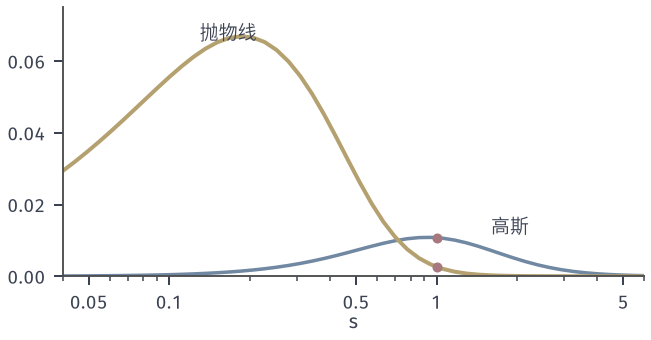

This chart was generated by the following Python code:
"""HSIC with Gaussian kernels of common bandwidth s on both coordinates, as a function of s (log scale):
standard bivariate Gaussian rho = 0.5 (blue, closed form), continuous parabola X ~ Unif(-1,1), Y = X^2 (yellow, quadrature 1000 nodes).
Red dots at s = 1: 0.0108 and 0.0026; the two curves cross between s = 0.5 and s = 1."""
from pathlib import Path
import sys, math
HERE = Path(__file__).resolve().parent
sys.path.insert(0, str(HERE.parent/"dep-common"))
from common import *

S = np.logspace(math.log10(.04), math.log10(6), 50)
g = np.array([gauss_hsic(.5, s) for s in S])
p = np.array([parabola_hsic(0, s, s, 1000) for s in S])
fig, ax = figure(width_mm=92, height_mm=48)
ax.plot(S, g, color=BLUE, lw=1.4)
ax.plot(S, p, color=YELLOW, lw=1.6)
ax.plot([1, 1], [gauss_hsic(.5, 1), parabola_hsic(0, 1, 1, 1000)], 'o', color=RED, ms=3, ls='none')
ax.set_xscale('log'); ax.set_xlim(S[0], S[-1]); ax.set_ylim(0, .075)
ax.set_xticks([.05, .1, .5, 1, 5]); ax.set_xticklabels(['0.05', '0.1', '0.5', '1', '5'])
ax.set_xlabel('$s$', labelpad=0)
ax.text(.13, .066, '抛物线', fontsize=7.5); ax.text(1.6, .012, '高斯', fontsize=7.5)
d = g-p; i = int(np.flatnonzero(np.diff(np.sign(d)))[0])
save(fig, HERE, 'figure', {'s_cross_between': [float(S[i]), float(S[i+1])], 'gauss_s1': float(gauss_hsic(.5, 1)), 'parab_s1': parabola_hsic(0, 1, 1, 1000),
     'gauss_max': [float(S[g.argmax()]), float(g.max())], 'parab_max': [float(S[p.argmax()]), float(p.max())]})
